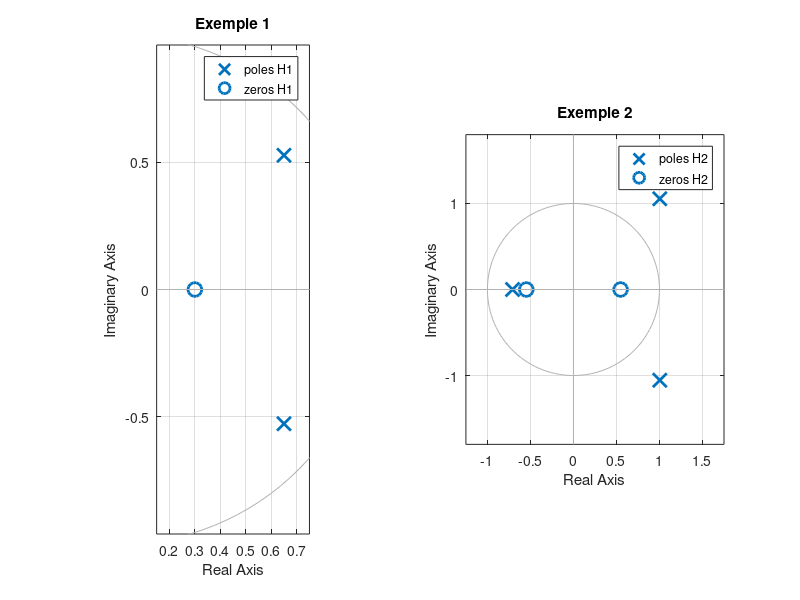
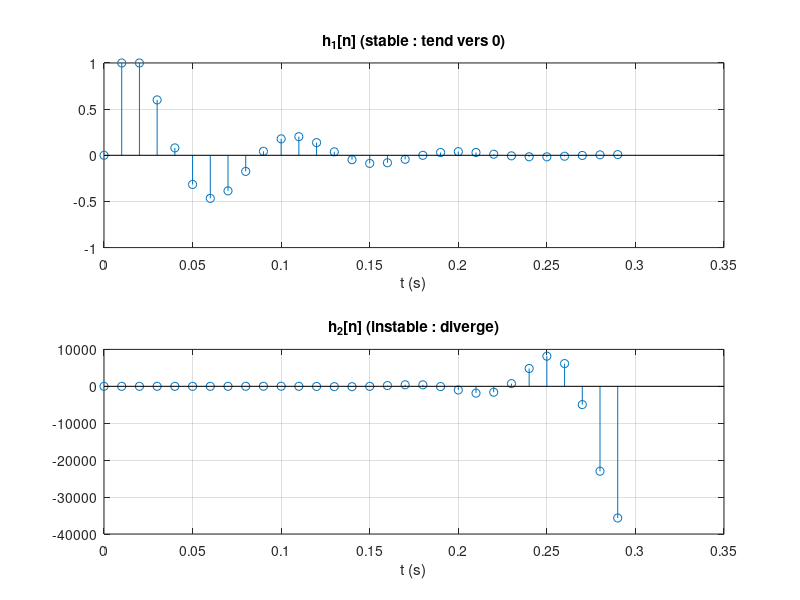
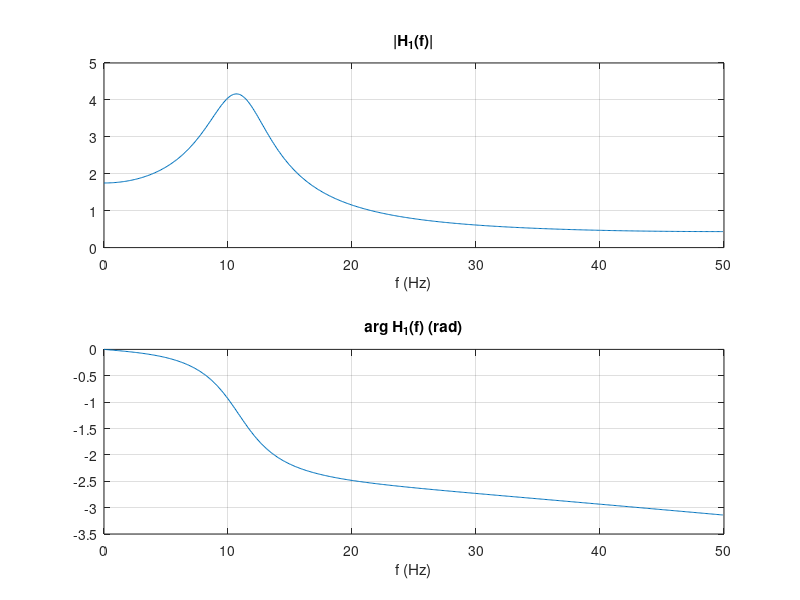
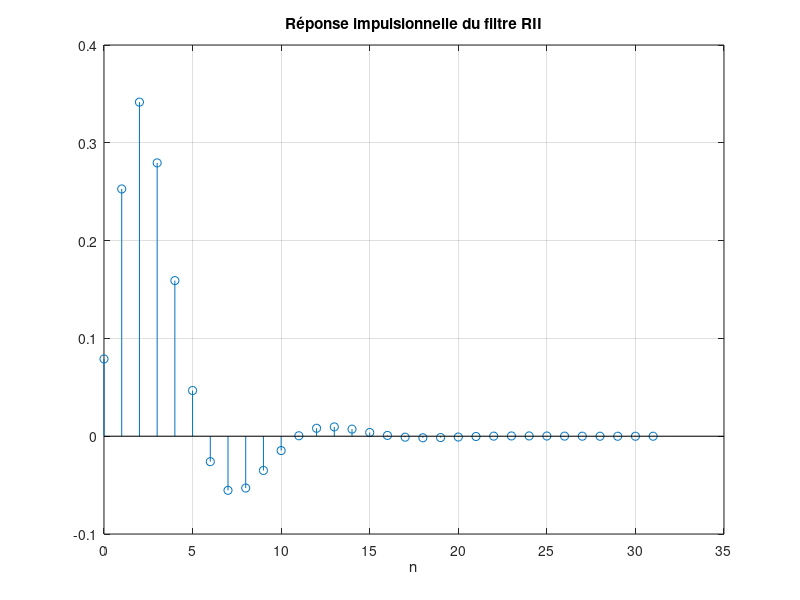

Here is the MATLAB script that generated these plots, in order: (Note: this script raises an error after producing the figures.)
%% TP4 : Analyse des filtres numériques
% Basé sur le programme fourni, avec deux corrections signalées en commentaire.
clear; close all; clc;

%% I.1  Période d'échantillonnage et coefficients
Te = 0.01;
% Exemple 1 : H(z) = (z - 0.3) / (z^2 - 1.3z + 0.7)
Num1 = [1 -0.3];        Den1 = [1 -1.3 0.7];
% Exemple 2 : H(z) = (z^2 - 0.3) / (z^3 - 1.3z^2 + 0.7z + 1.5)
Num2 = [1 0 -0.3];      Den2 = [1 -1.3 0.7 1.5];

%% I.2  Fonction de transfert en z (sans ';' pour l'afficher)
H1 = tf(Num1, Den1, Te)         % le programme fourni utilise dfilt.df1, déconseillé dans les versions récentes
pause(5)
H2 = tf(Num2, Den2, Te)
pause(5)

%% I.3  Pôles et zéros
zeros1 = roots(Num1), poles1 = roots(Den1)
zeros2 = roots(Num2), poles2 = roots(Den2)
fprintf('Ex.1 : |pôles| = %s -> stable\n',   mat2str(abs(poles1)', 4));
fprintf('Ex.2 : |pôles| = %s -> INSTABLE (2 pôles hors du cercle unité)\n', mat2str(abs(poles2)', 4));
figure('Name','I.3 - Pôles et zéros');
subplot(1,2,1); pzmap(H1); title('Exemple 1'); axis equal;
subplot(1,2,2); pzmap(H2); title('Exemple 2'); axis equal;
pause(5)

%% I.4  Transformée en z inverse (réponse impulsionnelle)
% impz interprète les coefficients en puissances de z^-1. Pour respecter H(z) écrit en
% puissances de z, on complète le numérateur par des zéros à gauche (même longueur que Den).
Num1z = [zeros(1, length(Den1)-length(Num1)) Num1];
Num2z = [zeros(1, length(Den2)-length(Num2)) Num2];
[h1, t1] = impz(Num1z, Den1, 30, 1/Te);
[h2, t2] = impz(Num2z, Den2, 30, 1/Te);
figure('Name','I.4 - Réponse impulsionnelle');
subplot(2,1,1); stem(t1, h1); title('h_1[n] (stable : tend vers 0)'); xlabel('t (s)'); grid on;
subplot(2,1,2); stem(t2, h2); title('h_2[n] (instable : diverge)');   xlabel('t (s)'); grid on;
pause(5)

%% I.5  Réponse en fréquence
% Correction : freqz(Num, Den, 1/Te) prend 1/Te = 100 comme NOMBRE DE POINTS.
% Pour un axe en Hz, il faut freqz(Num, Den, nPoints, Fe).
[Hf1, f1] = freqz(Num1z, Den1, 512, 1/Te);   % Num1z : même convention qu'en I.4
figure('Name','I.5 - Réponse en fréquence (exemple 1)');
subplot(2,1,1); plot(f1, abs(Hf1));   title('|H_1(f)|'); xlabel('f (Hz)'); grid on;
subplot(2,1,2); plot(f1, angle(Hf1)); title('arg H_1(f) (rad)'); xlabel('f (Hz)'); grid on;
pause(5)

%% II  Filtre passe-bas RII du second ordre
% Correction : le fascicule écrit le dénominateur 0.516z^2 - 1.2z + 1 (pôles hors du cercle : instable).
% Le programme fourni utilise a = [1 -1.2 0.516], c'est-à-dire H(z) = (0.079z^2 + 0.158z + 0.079)/(z^2 - 1.2z + 0.516).
% C'est la bonne version : pôles 0.6 ± 0.395j, |p| = 0.718 < 1, filtre stable.
b = [0.079 2*0.079 0.079];
a = [1 -1.2 0.516];

% II.1  Réponse impulsionnelle, N = 32
N = 32;  n = 0:N-1;
h = impz(b, a, N);
figure('Name','II.1 - Réponse impulsionnelle RII');
stem(n, h); title('Réponse impulsionnelle du filtre RII'); xlabel('n'); grid on;

% II.2  Réponse en fréquence, L = 256 points
L = 256;
[H, w] = freqz(b, a, L);        % w en rad/échantillon, de 0 à π
figure('Name','II.2 - Réponse en fréquence RII');
subplot(2,1,1); plot(w/pi, 20*log10(abs(H))); title('Réponse en amplitude (dB)');
xlabel('\omega / \pi'); grid on; yline(-3, 'r--', '-3 dB');
subplot(2,1,2); plot(w/pi, angle(H)); title('Réponse en phase (rad)'); xlabel('\omega / \pi'); grid on;
fprintf('Gain en continu : %.4f (%.2f dB) | coupure à -3 dB ≈ %.3f π rad/éch.\n', ...
        abs(H(1)), 20*log10(abs(H(1))), w(find(abs(H) < abs(H(1))/sqrt(2), 1))/pi);

% II.3  Pôles et zéros
figure('Name','II.3 - Pôles et zéros RII');
zplane(b, a); title('Pôles et zéros du filtre RII');
% Deux zéros en z = -1 : ils annulent la fréquence Fe/2 (passe-bas).
% Deux pôles 0.6 ± 0.395j à l'intérieur du cercle unité : filtre stable.
